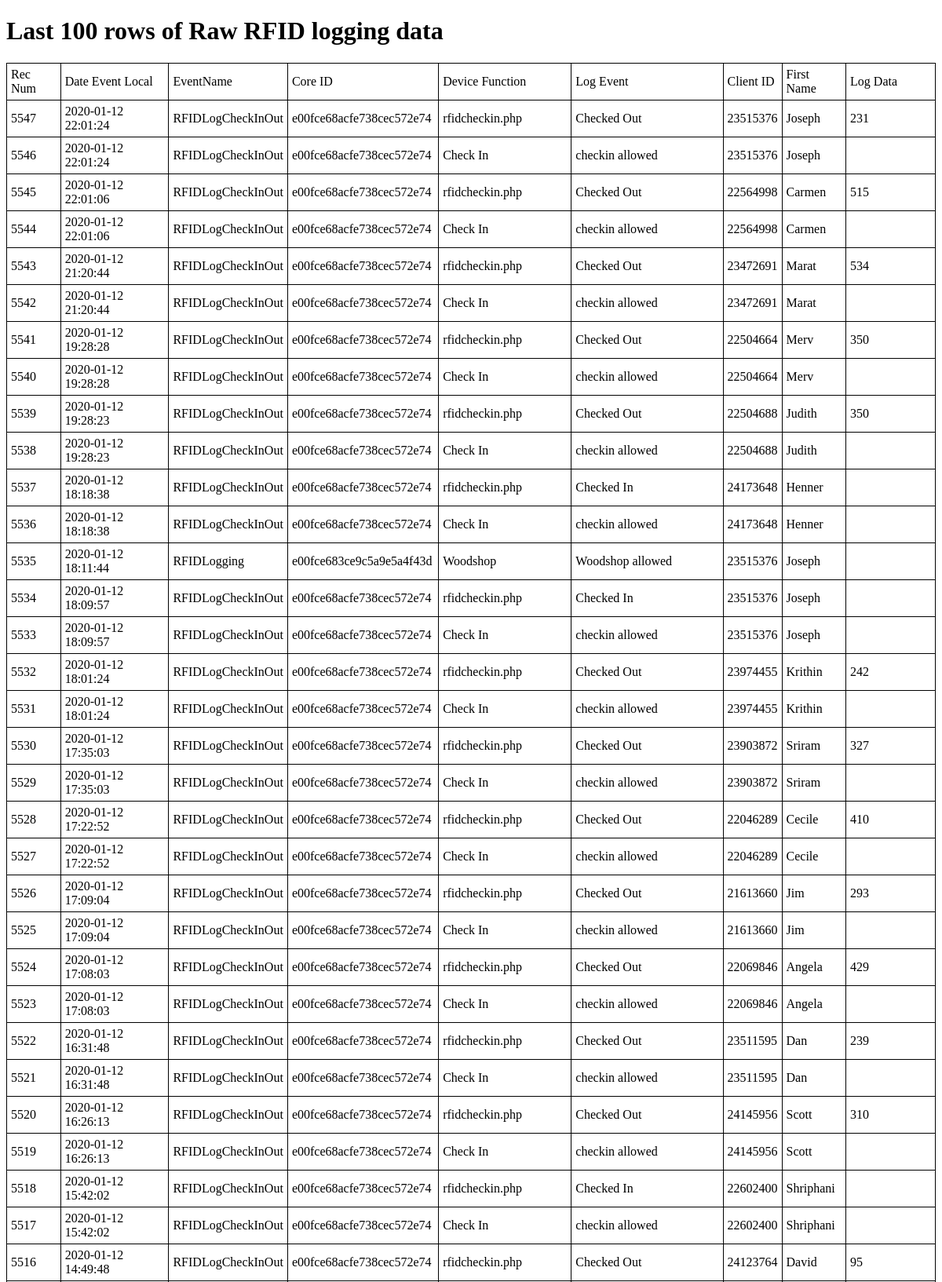
The app's page /datalogging/rfidtop100.php (upper part) with its own data.
### tables this page shows
CREATE TABLE `rawdata` (
  `recNum` int(11) NOT NULL,
  `dateCreated` timestamp NOT NULL DEFAULT CURRENT_TIMESTAMP,
  `datePublishedAt` datetime NOT NULL DEFAULT '0000-00-00 00:00:00',
  `dateEventLocal` datetime NOT NULL DEFAULT '0000-00-00 00:00:00',
  `coreID` varchar(255) NOT NULL,
  `deviceFunction` varchar(255) NOT NULL,
  `clientID` varchar(255) NOT NULL DEFAULT ' ',
  `firstName` varchar(255) NOT NULL,
  `eventName` varchar(255) NOT NULL,
  `logEvent` varchar(255) NOT NULL DEFAULT 'Not Provided',
  `logData` varchar(255) NOT NULL DEFAULT ' ',
  `ipAddress` varchar(45) NOT NULL
);

### datalogging/commonfunctions.php (the view, shortened to what this page needs)
<?php
function makeTR($data) {
    return makeHeatMapTR($data, 0, TRUE);
}
function makeHeatMapTR($data, $maxvalue, $isFirstColHeader) {
	$rtn = "";
    $isFirstCol = TRUE;
	foreach ($data as $item) {
        $thisMaxValue = $maxvalue;
        if (($isFirstColHeader)&&($isFirstCol)) {
            $thisMaxValue = 0;
        }
        $isFirstCol = FALSE;
        $rtn = $rtn . makeHeatMapTD($item, $thisMaxValue);
    }
	return "<tr>" . $rtn . "</tr> \r\n";
}
function makeHeatMapTD($data, $maxvalue) {
    if ($maxvalue == 0) {
    	return "<td>" . $data . "</td>";
    } else {
        return "<td style='background-color:" . heatMapColorforValue($data, $maxvalue) . "'>" . $data . "</td>";
    }
}
?>

### datalogging/rfidtop100.php (shortened to what this page needs)
<?php
include 'commonfunctions.php';
$myfile = fopen("rfidtop100html.txt", "r") or die("Unable to open file!");
$html = fread($myfile,filesize("rfidtop100html.txt"));
$ini_array = parse_ini_file("rfidconfig.ini", true);
$dbUser = $ini_array["SQL_DB"]["readOnlyUser"];
$dbPassword = $ini_array["SQL_DB"]["readOnlyPassword"];
$dbName = $ini_array["SQL_DB"]["dataBaseName"];
$con = mysqli_connect("localhost",$dbUser,$dbPassword,$dbName);
$selectSQL =
"SELECT * FROM `rawdata` ORDER BY `recNum` DESC LIMIT 100;";
$result = mysqli_query($con, $selectSQL);
if (mysqli_num_rows($result) > 0) {
    while($row = mysqli_fetch_assoc($result)) {
        $thisTableRow = makeTR(
        	array (
         		$row["recNum"],
         		$row["dateEventLocal"],
        		$row["eventName"],
        		$row["coreID"],
        		$row["deviceFunction"],
        		$row["logEvent"],
        		$row["clientID"],
        		$row["firstName"],
        		$row["logData"]
        	)
    	);
    	$tableRows = $tableRows . $thisTableRow;
    }
    $html = str_replace("<<TABLEHEADER>>",
    	makeTR(
    		array(
    			"Rec Num",
    			"Date Event Local",
    			"EventName",
    			"Core ID",
    			"Device Function",
    			"Log Event",
    			"Client ID",
    			"First Name",
    			"Log Data"
    			)
    		),
    	$html);
    $html = str_replace("<<TABLEROWS>>", $tableRows,$html);
	echo $html;
} else {
    echo "0 results";
}
return;
?>

### datalogging/style.css (style rules this page uses)
table { border-collapse: collapse; }
table, th, td { border: 1px solid black; padding: 5px; }

### records on screen
rawdata: recNum "5547 2020-01-12 22:01:24 RFIDLogCheckInOut e00fce68acfe738cec572e74 rfidcheckin.php Checked Out 23515376 Joseph 231"
rawdata: recNum "5546 2020-01-12 22:01:24 RFIDLogCheckInOut e00fce68acfe738cec572e74 Check In checkin allowed 23515376 Joseph"
rawdata: recNum "5545 2020-01-12 22:01:06 RFIDLogCheckInOut e00fce68acfe738cec572e74 rfidcheckin.php Checked Out 22564998 Carmen 515"
rawdata: recNum "5544 2020-01-12 22:01:06 RFIDLogCheckInOut e00fce68acfe738cec572e74 Check In checkin allowed 22564998 Carmen"
rawdata: recNum "5543 2020-01-12 21:20:44 RFIDLogCheckInOut e00fce68acfe738cec572e74 rfidcheckin.php Checked Out 23472691 Marat 534"
rawdata: recNum "5542 2020-01-12 21:20:44 RFIDLogCheckInOut e00fce68acfe738cec572e74 Check In checkin allowed 23472691 Marat"
rawdata: recNum "5541 2020-01-12 19:28:28 RFIDLogCheckInOut e00fce68acfe738cec572e74 rfidcheckin.php Checked Out 22504664 Merv 350"
rawdata: recNum "5540 2020-01-12 19:28:28 RFIDLogCheckInOut e00fce68acfe738cec572e74 Check In checkin allowed 22504664 Merv"
rawdata: recNum "5539 2020-01-12 19:28:23 RFIDLogCheckInOut e00fce68acfe738cec572e74 rfidcheckin.php Checked Out 22504688 Judith 350"
rawdata: recNum "5538 2020-01-12 19:28:23 RFIDLogCheckInOut e00fce68acfe738cec572e74 Check In checkin allowed 22504688 Judith"
rawdata: recNum "5537 2020-01-12 18:18:38 RFIDLogCheckInOut e00fce68acfe738cec572e74 rfidcheckin.php Checked In 24173648 Henner"
rawdata: recNum "5536 2020-01-12 18:18:38 RFIDLogCheckInOut e00fce68acfe738cec572e74 Check In checkin allowed 24173648 Henner"
rawdata: recNum "5535 2020-01-12 18:11:44 RFIDLogging e00fce683ce9c5a9e5a4f43d Woodshop Woodshop allowed 23515376 Joseph"
rawdata: recNum "5534 2020-01-12 18:09:57 RFIDLogCheckInOut e00fce68acfe738cec572e74 rfidcheckin.php Checked In 23515376 Joseph"
rawdata: recNum "5533 2020-01-12 18:09:57 RFIDLogCheckInOut e00fce68acfe738cec572e74 Check In checkin allowed 23515376 Joseph"
rawdata: recNum "5532 2020-01-12 18:01:24 RFIDLogCheckInOut e00fce68acfe738cec572e74 rfidcheckin.php Checked Out 23974455 Krithin 242"
rawdata: recNum "5531 2020-01-12 18:01:24 RFIDLogCheckInOut e00fce68acfe738cec572e74 Check In checkin allowed 23974455 Krithin"
rawdata: recNum "5530 2020-01-12 17:35:03 RFIDLogCheckInOut e00fce68acfe738cec572e74 rfidcheckin.php Checked Out 23903872 Sriram 327"
rawdata: recNum "5529 2020-01-12 17:35:03 RFIDLogCheckInOut e00fce68acfe738cec572e74 Check In checkin allowed 23903872 Sriram"
rawdata: recNum "5528 2020-01-12 17:22:52 RFIDLogCheckInOut e00fce68acfe738cec572e74 rfidcheckin.php Checked Out 22046289 Cecile 410"
rawdata: recNum "5527 2020-01-12 17:22:52 RFIDLogCheckInOut e00fce68acfe738cec572e74 Check In checkin allowed 22046289 Cecile"
rawdata: recNum "5526 2020-01-12 17:09:04 RFIDLogCheckInOut e00fce68acfe738cec572e74 rfidcheckin.php Checked Out 21613660 Jim 293"
rawdata: recNum "5525 2020-01-12 17:09:04 RFIDLogCheckInOut e00fce68acfe738cec572e74 Check In checkin allowed 21613660 Jim"
rawdata: recNum "5524 2020-01-12 17:08:03 RFIDLogCheckInOut e00fce68acfe738cec572e74 rfidcheckin.php Checked Out 22069846 Angela 429"
rawdata: recNum "5523 2020-01-12 17:08:03 RFIDLogCheckInOut e00fce68acfe738cec572e74 Check In checkin allowed 22069846 Angela"
rawdata: recNum "5522 2020-01-12 16:31:48 RFIDLogCheckInOut e00fce68acfe738cec572e74 rfidcheckin.php Checked Out 23511595 Dan 239"
rawdata: recNum "5521 2020-01-12 16:31:48 RFIDLogCheckInOut e00fce68acfe738cec572e74 Check In checkin allowed 23511595 Dan"
rawdata: recNum "5520 2020-01-12 16:26:13 RFIDLogCheckInOut e00fce68acfe738cec572e74 rfidcheckin.php Checked Out 24145956 Scott 310"
rawdata: recNum "5519 2020-01-12 16:26:13 RFIDLogCheckInOut e00fce68acfe738cec572e74 Check In checkin allowed 24145956 Scott"
rawdata: recNum "5518 2020-01-12 15:42:02 RFIDLogCheckInOut e00fce68acfe738cec572e74 rfidcheckin.php Checked In 22602400 Shriphani"
rawdata: recNum "5517 2020-01-12 15:42:02 RFIDLogCheckInOut e00fce68acfe738cec572e74 Check In checkin allowed 22602400 Shriphani"
rawdata: recNum "5516 2020-01-12 14:49:48 RFIDLogCheckInOut e00fce68acfe738cec572e74 rfidcheckin.php Checked Out 24123764 David 95"

### other values on screen
$data "Rec Num Date Event Local EventName Core ID Device Function Log Event Client ID First Name Log Data"
